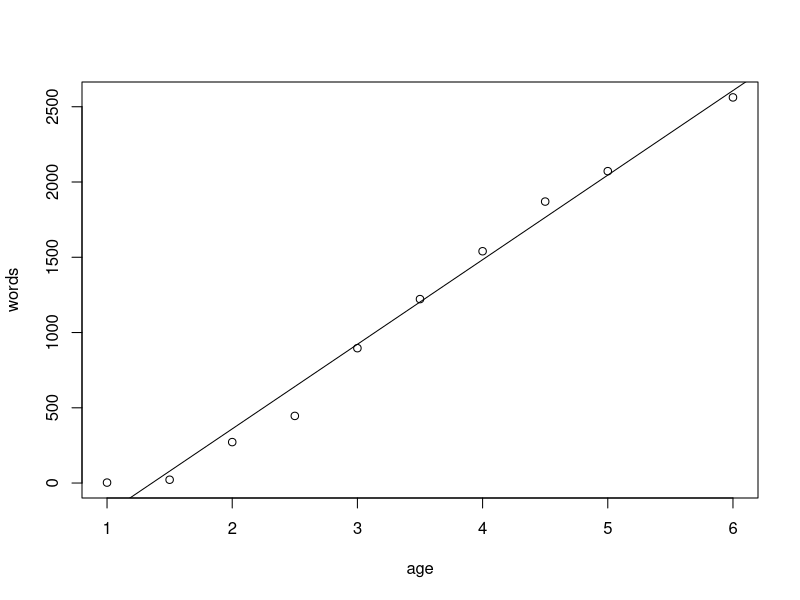

Write R code to recreate this figure.
#coloca dados no vetor
age <- c(1, 1.5, 2, 2.5, 3, 3.5, 4, 4.5, 5, 6)

#coloca dados no vetor 2
words <- c(3, 22, 272, 446, 896, 1222, 1540, 1870, 2072, 2562)

#mostra gráfico de disperssão       
plot(age, words)

#reta de regressao
abline(lm(words~age))

#realizar a analise de regressao
summary(lm(words ~ age))

##############################################################33
#OUTRO EXEMPLO 

#CALCULANDO O COEFICIENTE 

#iniciando variáveis
  preco <- c(36, 43, 49, 55, 61, 63, 69, 72, 74, 77)
  demanda <- c(350, 330, 296, 252, 230, 218, 203, 196, 188, 167)

#descobrindo o coeficiente   
  cor(preco, demanda)


#fazendo o modelo de regressao linear
  modelo.regressao <- lm(demanda ~ preco)

#sumario do modelo de regressao
  summary(modelo.regressao)
  
  
  
  
#ointercept é 511.1640, o preco -4.4769 ficou assim y = -4.4769x + 511.1640 e esse é o resultado final do modelo
#o x pode ser substituido por algum valor para calculo do modelo

#fazendo um exemplo:
#considerando que a relacao entre as variaives nao é alterada mesmo fora do intevalor observado, determine qual 
#qual a demanda esperada para um preco de 80 reais
#resultado y = -4,4769 x + 511,164
  #y(80) = -4.4769(80) + 511,164 = aproximandamente 153 unidades.
    
#testar o comando scan depois como o seguinte variável x <-scan() ela vai pegar uma lista de valores que está na área de transferência colocada por nos e vai jogar dentro da variavel.
#dica no video do youtube pasta estatísticas.  